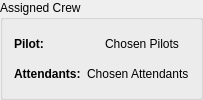
               <widget class="QGroupBox" name="assignedCrewGroup">
                <property name="title">
                 <string>Assigned Crew</string>
                </property>
                <layout class="QVBoxLayout" name="verticalLayout_14">
                 <item>
                  <layout class="QGridLayout" name="gridLayout_11">
                   <item row="0" column="0">
                    <widget class="QLabel" name="assignedPilotLabel">
                     <property name="styleSheet">
                      <string notr="true">font-weight:
                                                                                            bold;</string>
                     </property>
                     <property name="text">
                      <string>Pilot:</string>
                     </property>
                    </widget>
                   </item>
                   <item row="0" column="1">
                    <widget class="QLabel" name="chosenPilot">
                     <property name="text">
                      <string>Chosen Pilots</string>
                     </property>
                    </widget>
                   </item>
                  </layout>
                 </item>
                 <item>
                  <layout class="QGridLayout" name="gridLayout_12">
                   <item row="0" column="0">
                    <widget class="QLabel" name="assignedAttendantsLabel">
                     <property name="styleSheet">
                      <string notr="true">font-weight:
                                                                                            bold;</string>
                     </property>
                     <property name="text">
                      <string>Attendants:</string>
                     </property>
                    </widget>
                   </item>
                   <item row="0" column="1">
                    <widget class="QLabel" name="chosenFA">
                     <property name="text">
                      <string>Chosen Attendants</string>
                     </property>
                    </widget>
                   </item>
                  </layout>
                 </item>
                </layout>
               </widget>
